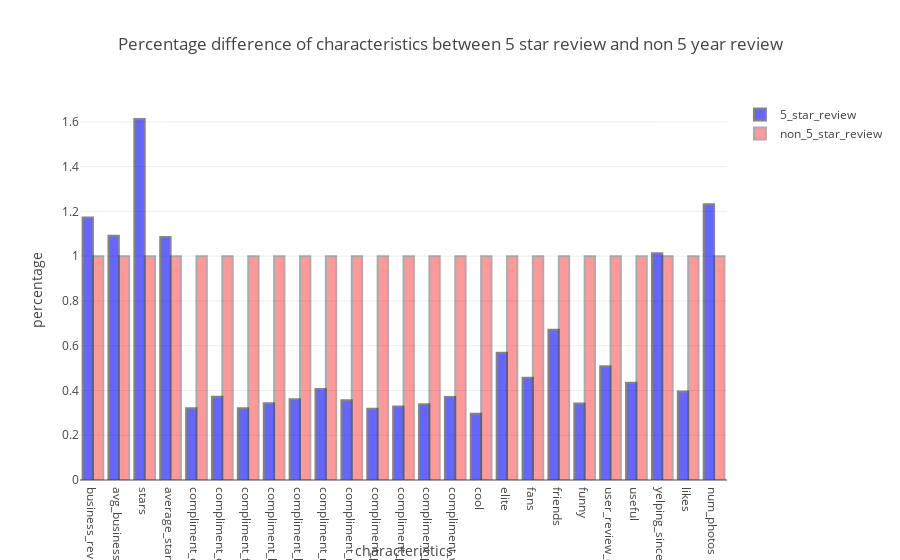

Notebook source saved alongside this figure:
### Code cell
number= {'type' : 'bar',
                     'x' : data.index,
                     'y' : data["5_star_review"],
                     'marker' : {'color' : 'blue',
                                'line' : {'color' : '#333',
                                          'width' : 2}},
                     'name':"5_star_review",
                     'opacity' : 0.6,}
number2= {'type' : 'bar',
                     'x' : data.index,
                     'y' : data["non_5star_review"],
                     'marker' : {'color' : 'red',
                                'line' : {'color' : '#333',
                                          'width' : 2}},
                      'name':"non_5_star_review",
                     'opacity' : 0.4,}
                     

layout = {'title' : "Percentage difference of characteristics between 5 star review and non 5 year review ",
         'xaxis' : {'title' : 'characteristics'},
         'yaxis' : {'title' : 'percentage'},
         }
fig = {'data' : [number,number2],
      'layout' : layout}

pyo.iplot(fig)

### Figure 1 — Plotly figure (JSON) as saved in the notebook; plotly's stock layout.template omitted (floating-point values rounded to 4 significant figures)
{"data": [{"marker": {"color": "blue", "line": {"color": "#333", "width": 2}}, "name": "5_star_review", "opacity": 0.6, "type": "bar", "x": ["business_review_count", "avg_business_stars", "stars", "average_stars", "compliment_cool", "compliment_cute", "compliment_funny", "compliment_hot", "compliment_list", "compliment_more", "compliment_note", "compliment_photos", "compliment_plain", "compliment_profile", "compliment_writer", "cool", "elite", "fans", "friends", "funny", "user_review_count", "useful", "yelping_since", "likes", "num_photos"], "y": [1.173, 1.092, 1.613, 1.086, 0.3202, 0.3717, 0.3202, 0.3433, 0.3603, 0.4062, 0.3561, 0.3188, 0.3282, 0.338, 0.3707, 0.2956, 0.5689, 0.4569, 0.6709, 0.3422, 0.5085, 0.4347, 1.013, 0.3958, 1.232]}, {"marker": {"color": "red", "line": {"color": "#333", "width": 2}}, "name": "non_5_star_review", "opacity": 0.4, "type": "bar", "x": ["business_review_count", "avg_business_stars", "stars", "average_stars", "compliment_cool", "compliment_cute", "compliment_funny", "compliment_hot", "compliment_list", "compliment_more", "compliment_note", "compliment_photos", "compliment_plain", "compliment_profile", "compliment_writer", "cool", "elite", "fans", "friends", "funny", "user_review_count", "useful", "yelping_since", "likes", "num_photos"], "y": [1, 1, 1, 1, 1, 1, 1, 1, 1, 1, 1, 1, 1, 1, 1, 1, 1, 1, 1, 1, 1, 1, 1, 1, 1]}], "layout": {"title": "Percentage difference of characteristics between 5 star review and non 5 year review ", "xaxis": {"title": "characteristics"}, "yaxis": {"title": "percentage"}}}
